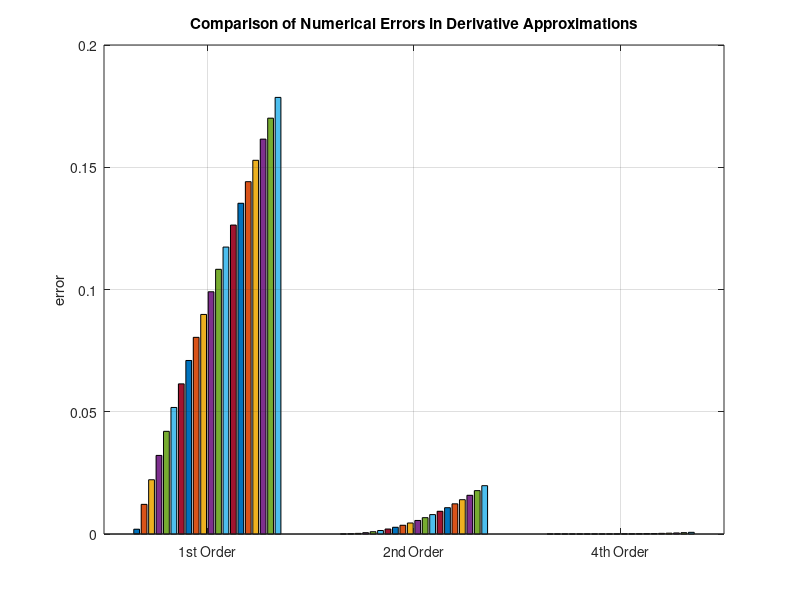
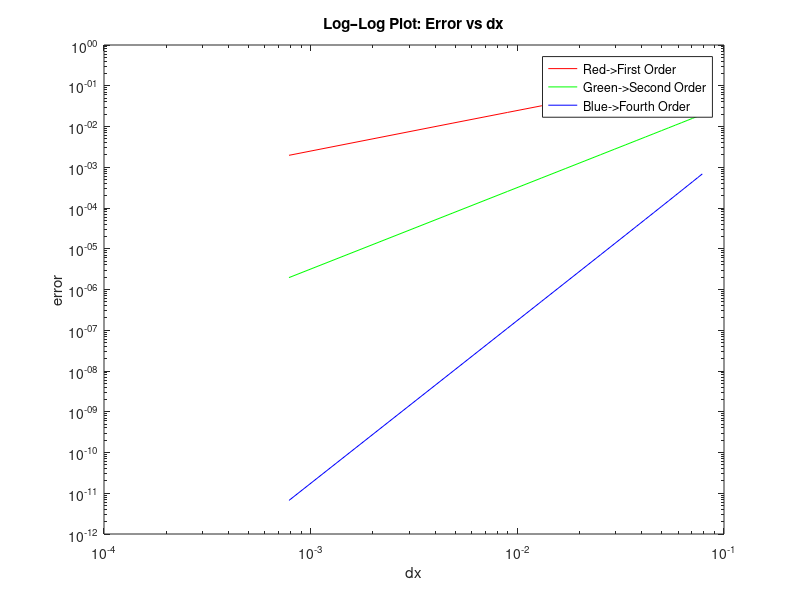

Source code (MATLAB) for these figures, in order:
clear
close all
clc
x=pi/3; dx=linspace(pi/4000,pi/40,20);
%given function: f(x)=sin(x)/x^3;
%f'(x)=(cos(x)*x^3)-3*x^2*sin(x))/x^6 (analytically computed);
analytical_derivative=(cos(x)*x^3-3*x^2*sin(x))/x^6;

for k=1:20
%forward_differencing(first order approximation):forward_differencing=(f(x+dx)-f(x))/dx
numerical_derivative(1,k)=((sin(x+dx(k))/(x+dx(k))^3)-(sin(x)/x^3))/(dx(k));
%central differnecing(second order approximation) central_difference=(f(x+dx)-f(x-dx))/2*dx;
numerical_derivative(2,k)=((sin(x+dx(k))/(x+dx(k))^3)-(sin(x-dx(k))/(x-dx(k))^3))/(2*dx(k));
%fourth_order_approximation:fourth_order_approx=(f(x-2*dx)-8*f(x-dx)+8*f(x+dx)-f(x+2*dx))/12*dx;
numerical_derivative(3,k)=((sin(x-2*dx(k))/(x-2*dx(k))^3)-8*(sin(x-dx(k))/(x-dx(k))^3)+8*(sin(x+dx(k))/(x+dx(k))^3)-(sin(x+2*dx(k))/(x+2*dx(k))^3))/(12*dx(k));
err=abs(numerical_derivative-analytical_derivative);
end
%plots for "error-vs-dx"
figure(1)
bar(err)
set(gca,'XTickLabel', {'1st Order','2nd Order','4th Order'})
ylabel('error')
title('Comparison of Numerical Errors in Derivative Approximations')
grid on
%calculating slopes;
slope_firstO=diff(err(1,:))./diff(dx);
slope_seconderO=diff(err(2,:))./diff(dx);
slope_thirdO=diff(err(3,:))./diff(dx);
%loglog;
figure(2)
loglog(dx,err(1,:),'r')
title('Log–Log Plot: Error vs dx')
xlabel('dx')
ylabel('error')
hold on
loglog(dx,err(2,:),'g')
xlabel('dx')
ylabel('error')
hold on
loglog(dx,err(3,:),'b')
xlabel('dx')
ylabel('error')
legend('Red->First Order','Green->Second Order','Blue->Fourth Order')
